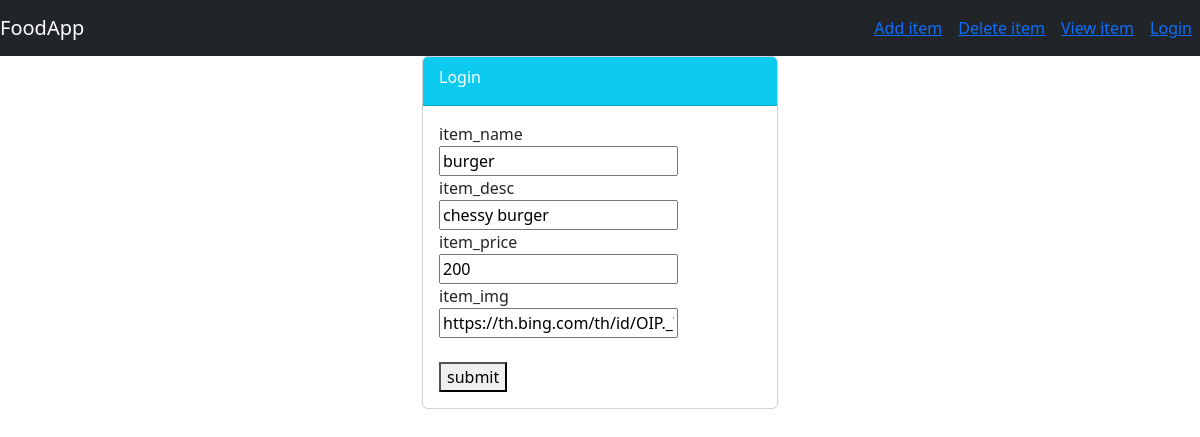
The app's page /food/update/2, older data.
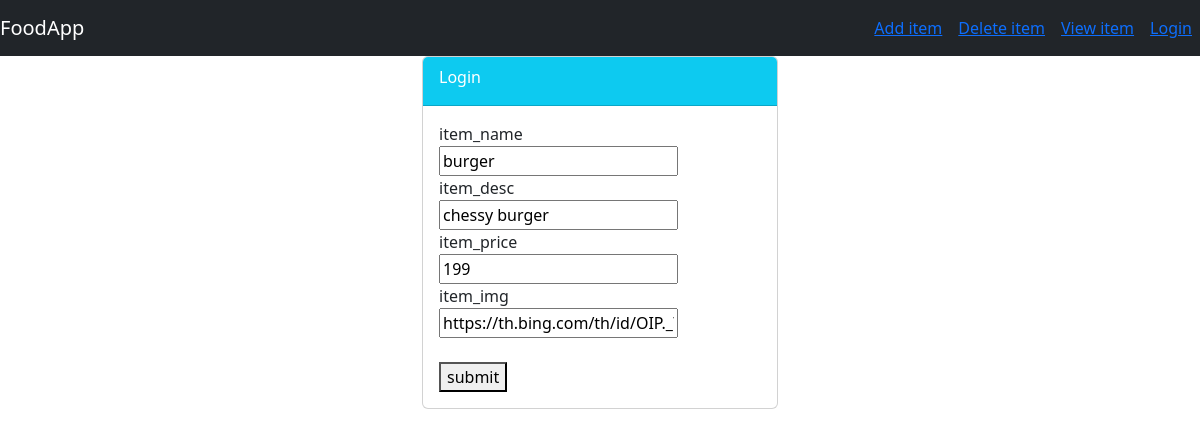
The same page, newer data.
### food/models.py (models this page shows, shortened)
class Item(models.Model):
    user_name=models.ForeignKey(User,on_delete=models.CASCADE,default=1)
    item_name=models.CharField(max_length=200)
    item_desc=models.CharField(max_length=200)
    item_price=models.IntegerField()
    item_img=models.CharField(max_length=500)

### food/views.py (the view)
# urls.py: path('update/<int:id>',views.update_item,name='update_item'),
def update_item(request,id):
    item=Item.objects.get(id=id)
    form=ItemForm(request.POST or None, instance=item)
    if form.is_valid():
        form.save()
        return redirect('food:index')
    return render(request,'food/item-form.html',{'form':form})

### food/forms.py
class ItemForm(forms.ModelForm):
    class Meta:
        model=Item
        fields=['item_name','item_desc','item_price','item_img']

### food/templates/food/item-form.html (shortened to what this page needs)
{% extends 'food/base.html' %}
{% block body %}
<div class="container">
    <div class="row">
       <div class="col-md-4 offset-md-4">
          <div class="card">
             <div class="card-header text-white bg-info">
                <div class="card-title">
                    Login
                </div>
              </div>
               <div class="card-body">
                   <form method="POST">
                         {% for field in form %}
                            <div class="form-group">
                                {{ field.name }}
                                <br>
                                {{ field }}
                        {% endfor %}
                        <br>
                        <br>
                      <button class="btn-info" type="submit">submit</button>
                   </form>
                 </div>
            </div>
         </div>
    </div>
</div>
{% endblock %}

### food/templates/food/base.html (shortened to what this page needs)
{% load static %}
<!DOCTYPE html>
<html lang="en">
<head>
   <link rel="stylesheet" href="{% static 'food/style.css' %}">
   <link href="https://cdn.jsdelivr.net/npm/bootstrap@5.3.2/dist/css/bootstrap.min.css" rel="stylesheet">
</head>
<body>
    <nav class="navbar navbar-dark bg-dark">
        <a href="#" class="navbar-brand">FoodApp</a>
        <div class="navbar">
            <a class="nav-item mx-2" href="{% url 'food:create_item' %}">Add item</a>
            <a class="nav-item mx-2" href="#">Delete item</a>
            <a class="nav-item mx-2" href="#">View item</a>
            {% if user.is_authenticated %}
              <a href="{% url 'logout' %} " class="nav-item mx-2">Logout</a>
              <a href="{% url 'profile' %} " class="nav-item mx-2">Profile</a>
              {% else %}
              <a href="{% url 'login' %}" class="nav-item mx-2">Login</a>
              {% endif %}
        </div>
    </nav>
    {% block body %}
    {% endblock %}
</body>
</html>

### food/static/food/style.css (style rules this page uses)
body { background-color: lightyellow; }

Row changes from the older to the newer data that the page shows:
changed Item "burger": item_price "200" → "199"
